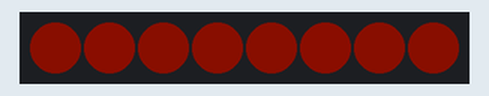
Simulated run of this sketch. Board: Arduino Uno, built with avr-gcc and run on an emulated ATmega328P. Shown: 8 RGB LEDs in strip order, left to right. Dim RGB values are drawn brighter than linear; random numbers use the default seed unless the sketch sets one.

Above: at 0.29 s.
At 4.25 s:
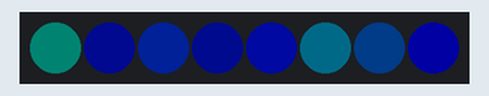
At 9.98 s:
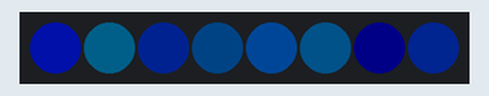
At 19.63 s:
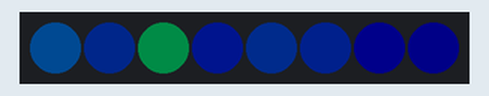
At 29.58 s:
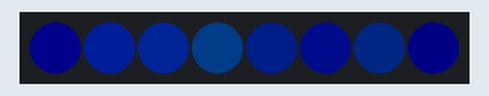
At 39.55 s:
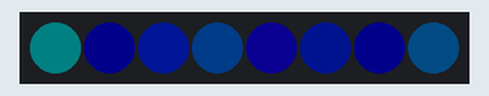
Timing chart, 0 to 40.0 s (numbered marks = the images above):
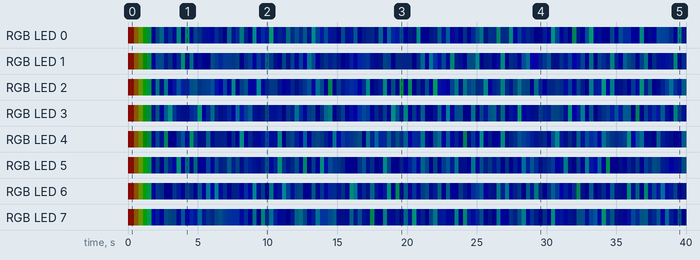

The sketch:

led_hsv_bright_change.ino
```cpp
#define LED_PIN 13
#define NUM_LEDS 8
#include "FastLED.h"
CRGB leds[NUM_LEDS];
int led_num = 0;
int leds_ch[8][8]; // [мин_яркость, макс_яркость, изменение яркости(1-растёт, 0-гаснет), яркость, мин_цвет, макс_цвет, изменение цвета(0-увеличивается, 1-уменьшается), цвет]
int min_br[2] = {100, 120}; // пределы минимальной яркости
int max_br[2] = {150, 255}; // пределы максимальной яркости
int min_hue[2] = {130, 150}; // пределы минимального цвета по Hue
int max_hue[2] = {151, 170}; // пределы максимального цвета по Hue

void setup() {
  FastLED.addLeds<WS2811, LED_PIN, GRB>(leds, NUM_LEDS);
  FastLED.setBrightness(50);
  pinMode(13, OUTPUT); // 6 вольт, 0,03 А
  for (int i = 0; i < NUM_LEDS; i++) {
    leds_ch[i][0] = random(min_br[0], min_br[1]);
    leds_ch[i][1] = random(max_br[0], max_br[1]);
    leds_ch[i][2] = 1;
    leds_ch[i][3] = random(min_br[0], min_br[1]);
    leds_ch[i][4] = random(min_hue[0], min_hue[1]);
    leds_ch[i][5] = random(max_hue[0], max_hue[1]);
    leds_ch[i][6] = 1;
    leds_ch[i][7] = 0;
  }
}

void loop() {
  for (int i = 0; i < NUM_LEDS; i++) {
    led_num = i;
    leds[led_num] = CHSV(leds_ch[led_num][7], 255, leds_ch[led_num][3]);

    //меняем яркость
    if (leds_ch[led_num][3] == leds_ch[led_num][0]) {
      leds_ch[led_num][1] = random(max_br[0], max_br[1]);
      leds_ch[led_num][2] = 1;
    }
    if (leds_ch[led_num][3] == leds_ch[led_num][1]) {
      leds_ch[led_num][0] = random(min_br[0], min_br[1]);
      leds_ch[led_num][2] = 0;
    }

    if (leds_ch[led_num][2] == 1) {
      leds_ch[led_num][3]++;
    } else {
      leds_ch[led_num][3]--;
    }

    // меняем цвет
    if (leds_ch[led_num][7] == leds_ch[led_num][4]) {
      leds_ch[led_num][5] = random(max_hue[0], max_hue[1]);
      leds_ch[led_num][6] = 1;
    }
    if (leds_ch[led_num][7] == leds_ch[led_num][5]) {
      leds_ch[i][4] = random(min_hue[0], min_hue[1]);
      leds_ch[led_num][6] = 0;
    }
    if (leds_ch[led_num][6] == 1) {
      leds_ch[led_num][7]++;
    } else {
      leds_ch[led_num][7]--;
    }
  }
  FastLED.show();
  delay(10);
}
```

Measured:
- by itself, RGB LED 3: off → RGB(9, 0, 0) at 0.00 s, → RGB(10, 1, 0) 0.12 s later, → RGB(11, 7, 0) 0.34 s later, → RGB(13, 18, 0) 0.31 s later, … (133 changes in this stretch)
- by itself, RGB LED 4: off → RGB(9, 0, 0) at 0.00 s, → RGB(10, 1, 0) 0.12 s later, → RGB(11, 7, 0) 0.34 s later, → RGB(10, 14, 0) 0.31 s later, … (132 changes in this stretch)
